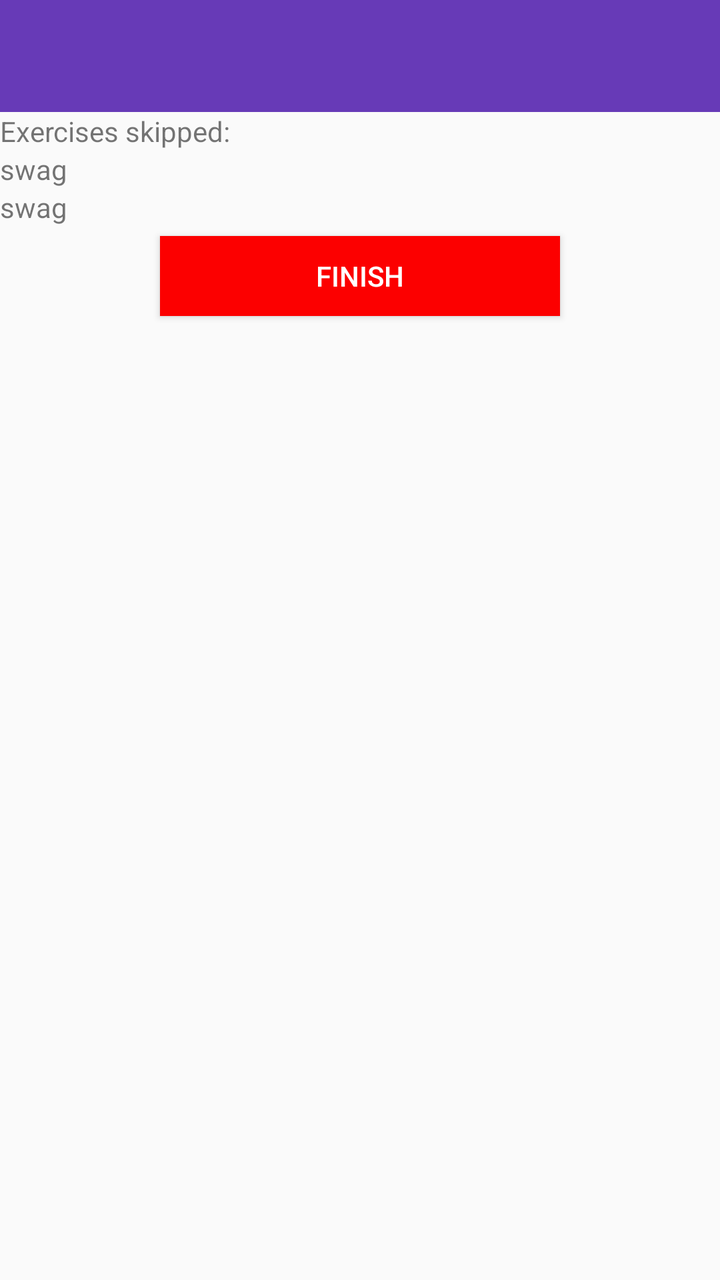
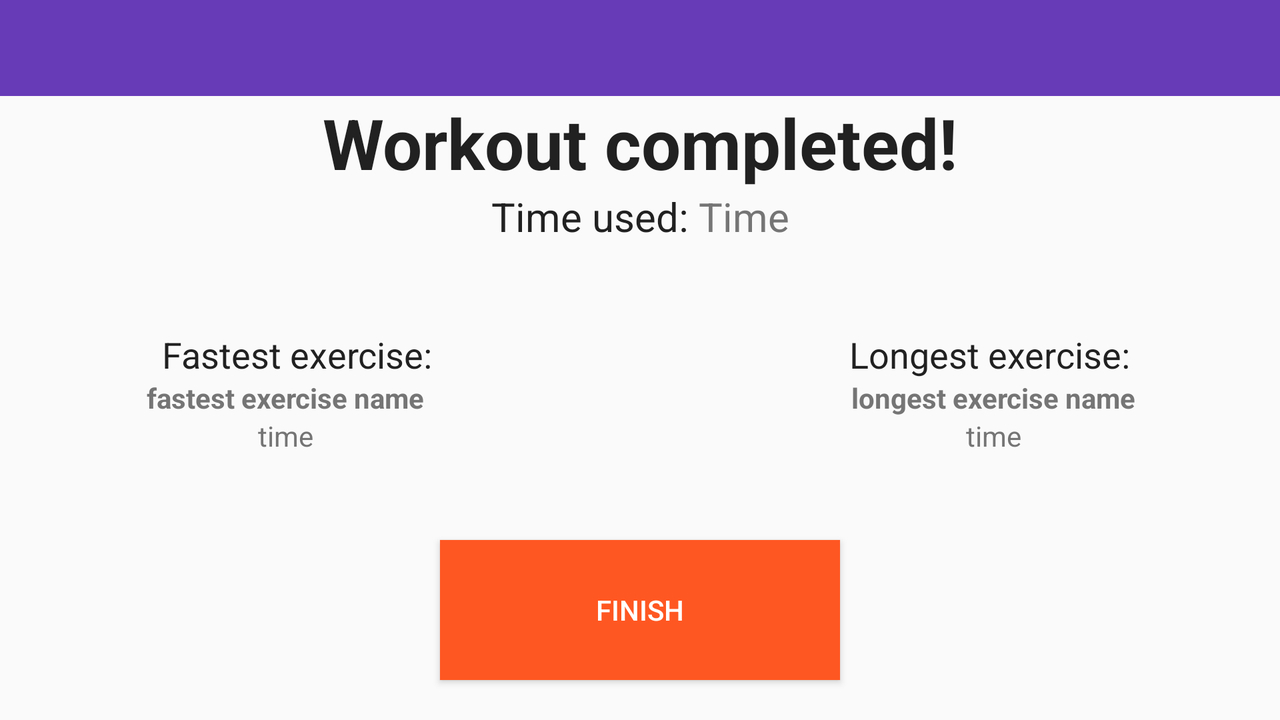

Compare how this app lays out the same screen by default and in its alternative resource folder. The renders come first, then the two layout files and the values they reference.
<!-- AndroidManifest.xml: application theme AppTheme.NoActionBar -->
<!-- res/layout/activity_workout_done.xml -->
<?xml version="1.0" encoding="utf-8"?>
<LinearLayout xmlns:android="http://schemas.android.com/apk/res/android"
    xmlns:app="http://schemas.android.com/apk/res-auto"
    xmlns:tools="http://schemas.android.com/tools"
    android:id="@+id/drawer_layout"
    android:layout_width="match_parent"
    android:layout_height="match_parent"
    android:orientation="vertical"
    tools:context="com.example.gleative.workit.WorkoutDoneActivity">

    <android.support.design.widget.AppBarLayout
        android:id="@+id/appBarLayout"
        android:layout_width="match_parent"
        android:layout_height="wrap_content">

        <android.support.v7.widget.Toolbar
            android:id="@+id/workout_done_toolbar"
            android:layout_width="match_parent"
            android:layout_height="?attr/actionBarSize"
            app:layout_scrollFlags="scroll|enterAlways"
            app:popupTheme="@style/ThemeOverlay.AppCompat.Light"
            app:theme="@style/ThemeOverlay.AppCompat.Dark.ActionBar" />
    </android.support.design.widget.AppBarLayout>

    <TextView
        android:layout_width="match_parent"
        android:layout_height="wrap_content"
        android:text="Exercises skipped: "/>

    <TextView
        android:layout_width="match_parent"
        android:layout_height="wrap_content"
        android:text="swag"/>

    <TextView
        android:layout_width="match_parent"
        android:layout_height="wrap_content"
        android:text="swag"/>

    <Button
        android:id="@+id/continue_button"
        android:layout_width="200dp"
        android:layout_height="40dp"
        android:layout_marginTop="5dp"
        android:background="@color/colorRed"
        android:text="finish"
        android:onClick="finishWorkout"
        android:textColor="#ffffff"
        android:layout_gravity="bottom|center"/>

</LinearLayout>
<!-- resources referenced by this layout -->
<resources>
  <color name="colorRed">#fc0000</color>
  <style name="AppTheme.NoActionBar">
          <item name="windowActionBar">false</item>
          <item name="windowNoTitle">true</item>
      </style>
</resources>
<!-- res/layout-land/activity_workout_done.xml (the repository's variant of the layout above) -->
<!-- drawn on the phone turned sideways -->
<?xml version="1.0" encoding="utf-8"?>
<android.support.constraint.ConstraintLayout xmlns:android="http://schemas.android.com/apk/res/android"
    xmlns:app="http://schemas.android.com/apk/res-auto"
    xmlns:tools="http://schemas.android.com/tools"
    android:id="@+id/drawer_layout"
    android:layout_width="match_parent"
    android:layout_height="match_parent"
    tools:context="com.example.gleative.workit.WorkoutDoneActivity">

    <android.support.design.widget.AppBarLayout
        android:id="@+id/appBarLayout"
        android:layout_width="match_parent"
        android:layout_height="wrap_content">

        <android.support.v7.widget.Toolbar
            android:id="@+id/workout_done_toolbar"
            android:layout_width="match_parent"
            android:layout_height="?attr/actionBarSize"
            app:layout_scrollFlags="scroll|enterAlways"
            app:popupTheme="@style/ThemeOverlay.AppCompat.Light"
            app:theme="@style/ThemeOverlay.AppCompat.Dark.ActionBar" />
    </android.support.design.widget.AppBarLayout>

    <TextView
        android:id="@+id/workout_complete_text"
        android:layout_width="wrap_content"
        android:layout_height="wrap_content"
        android:layout_gravity="center"
        android:layout_marginEnd="8dp"
        android:layout_marginStart="8dp"
        android:text="Workout completed!"
        android:textSize="35sp"
        android:textStyle="bold"
        android:textColor="@color/colorPrimaryText"
        app:layout_constraintEnd_toEndOf="parent"
        app:layout_constraintStart_toStartOf="parent"
        app:layout_constraintTop_toBottomOf="@id/appBarLayout" />

    <TextView
        android:id="@+id/time_used_text"
        android:layout_width="wrap_content"
        android:layout_height="wrap_content"
        android:layout_gravity="center"
        android:text="Time used: "
        android:textSize="20sp"
        android:textColor="@color/colorPrimaryText"
        app:layout_constraintEnd_toStartOf="@+id/workout_time"
        app:layout_constraintHorizontal_chainStyle="packed"
        app:layout_constraintStart_toStartOf="parent"
        app:layout_constraintTop_toBottomOf="@id/workout_complete_text" />

    <TextView
        android:id="@+id/workout_time"
        android:layout_width="wrap_content"
        android:layout_height="wrap_content"
        android:text="Time"
        android:textSize="20sp"
        android:textColor="@color/colorSecondaryText"
        app:layout_constraintEnd_toEndOf="parent"
        app:layout_constraintStart_toEndOf="@+id/time_used_text"
        app:layout_constraintTop_toBottomOf="@id/workout_complete_text" />


    
    <android.support.constraint.ConstraintLayout
        android:layout_width="wrap_content"
        android:layout_height="wrap_content"
        android:layout_marginBottom="8dp"
        android:layout_marginStart="8dp"
        android:layout_marginTop="40dp"
        app:layout_constraintBottom_toBottomOf="parent"
        app:layout_constraintStart_toStartOf="parent"
        app:layout_constraintTop_toTopOf="parent">

        <LinearLayout
            android:layout_width="270dp"
            android:layout_height="wrap_content"
            android:orientation="vertical"
            android:gravity="center">

            <TextView
                android:id="@+id/fastest_exercise_name_text"
                android:layout_width="wrap_content"
                android:layout_height="wrap_content"
                android:layout_marginStart="8dp"
                android:text="Fastest exercise: "
                android:textSize="18sp"
                android:textColor="@color/colorPrimaryText"
                app:layout_constraintBottom_toTopOf="@+id/fastest_exercise_name"
                app:layout_constraintStart_toStartOf="parent"
                app:layout_constraintTop_toBottomOf="@+id/time_used_text" />

            <TextView
                android:id="@+id/fastest_exercise_name"
                android:layout_width="wrap_content"
                android:layout_height="wrap_content"
                android:text="fastest exercise name"
                android:textStyle="bold"
                android:textColor="@color/colorSecondaryText"
                app:layout_constraintBottom_toTopOf="@+id/fastest_exercise_time"
                app:layout_constraintEnd_toEndOf="@+id/fastest_exercise_name_text"
                app:layout_constraintStart_toStartOf="@+id/fastest_exercise_name_text"
                app:layout_constraintTop_toBottomOf="@+id/fastest_exercise_name_text" />

            <TextView
                android:id="@+id/fastest_exercise_time"
                android:layout_width="wrap_content"
                android:layout_height="wrap_content"
                android:text="time"
                android:textColor="@color/colorSecondaryText"
                app:layout_constraintBottom_toTopOf="@+id/continue_button"
                app:layout_constraintEnd_toEndOf="@+id/fastest_exercise_name"
                app:layout_constraintStart_toStartOf="@+id/fastest_exercise_name"
                app:layout_constraintTop_toBottomOf="@+id/fastest_exercise_name" />
        </LinearLayout>

    </android.support.constraint.ConstraintLayout>


    <android.support.constraint.ConstraintLayout
        android:layout_width="wrap_content"
        android:layout_height="wrap_content"
        android:layout_marginBottom="8dp"
        android:layout_marginEnd="8dp"
        android:layout_marginTop="40dp"
        app:layout_constraintBottom_toBottomOf="parent"
        app:layout_constraintEnd_toEndOf="parent"
        app:layout_constraintTop_toTopOf="parent">

        <LinearLayout
            android:layout_width="270dp"
            android:layout_height="wrap_content"
            android:gravity="center"
            android:orientation="vertical"
            app:layout_constraintBottom_toBottomOf="parent"
            app:layout_constraintEnd_toEndOf="parent"
            app:layout_constraintTop_toTopOf="parent">


            <TextView
                android:id="@+id/longest_exercise_name_text"
                android:layout_width="wrap_content"
                android:layout_height="wrap_content"
                android:text="Longest exercise: "
                android:textSize="18sp"
                android:textColor="@color/colorPrimaryText"/>

            <TextView
                android:id="@+id/longest_exercise_name"
                android:layout_width="wrap_content"
                android:layout_height="wrap_content"
                android:text="longest exercise name"
                android:textStyle="bold"
                android:textColor="@color/colorSecondaryText"
                app:layout_constraintBottom_toTopOf="@+id/longest_exercise_time"
                app:layout_constraintEnd_toEndOf="@+id/longest_exercise_name_text"
                app:layout_constraintTop_toBottomOf="@+id/longest_exercise_name_text" />

            <TextView
                android:id="@+id/longest_exercise_time"
                android:layout_width="wrap_content"
                android:layout_height="wrap_content"
                android:text="time"
                android:textColor="@color/colorSecondaryText"
                app:layout_constraintBottom_toTopOf="@+id/continue_button"
                app:layout_constraintEnd_toEndOf="@+id/longest_exercise_name"
                app:layout_constraintStart_toStartOf="@+id/longest_exercise_name"
                app:layout_constraintTop_toBottomOf="@+id/longest_exercise_name" />

        </LinearLayout>

    </android.support.constraint.ConstraintLayout>



    <Button
        android:id="@+id/continue_button"
        android:layout_width="200dp"
        android:layout_height="70dp"
        android:layout_gravity="bottom|center"
        android:layout_marginBottom="20dp"
        android:background="@color/colorAccent"
        android:onClick="finishWorkout"
        android:text="finish"
        android:textColor="@color/colorTextIcons"
        app:layout_constraintBottom_toBottomOf="parent"
        app:layout_constraintEnd_toEndOf="parent"
        app:layout_constraintStart_toStartOf="parent" />



</android.support.constraint.ConstraintLayout>
<!-- resources referenced by the variant -->
<!-- as the phone turned sideways resolves them -->
<resources>
  <color name="colorAccent">#FF5722</color>
  <color name="colorPrimaryText">#212121</color>
  <color name="colorSecondaryText">#757575</color>
  <color name="colorTextIcons">#FFFFFF</color>
  <style name="AppTheme.NoActionBar">
          <item name="windowActionBar">false</item>
          <item name="windowNoTitle">true</item>
      </style>
</resources>
